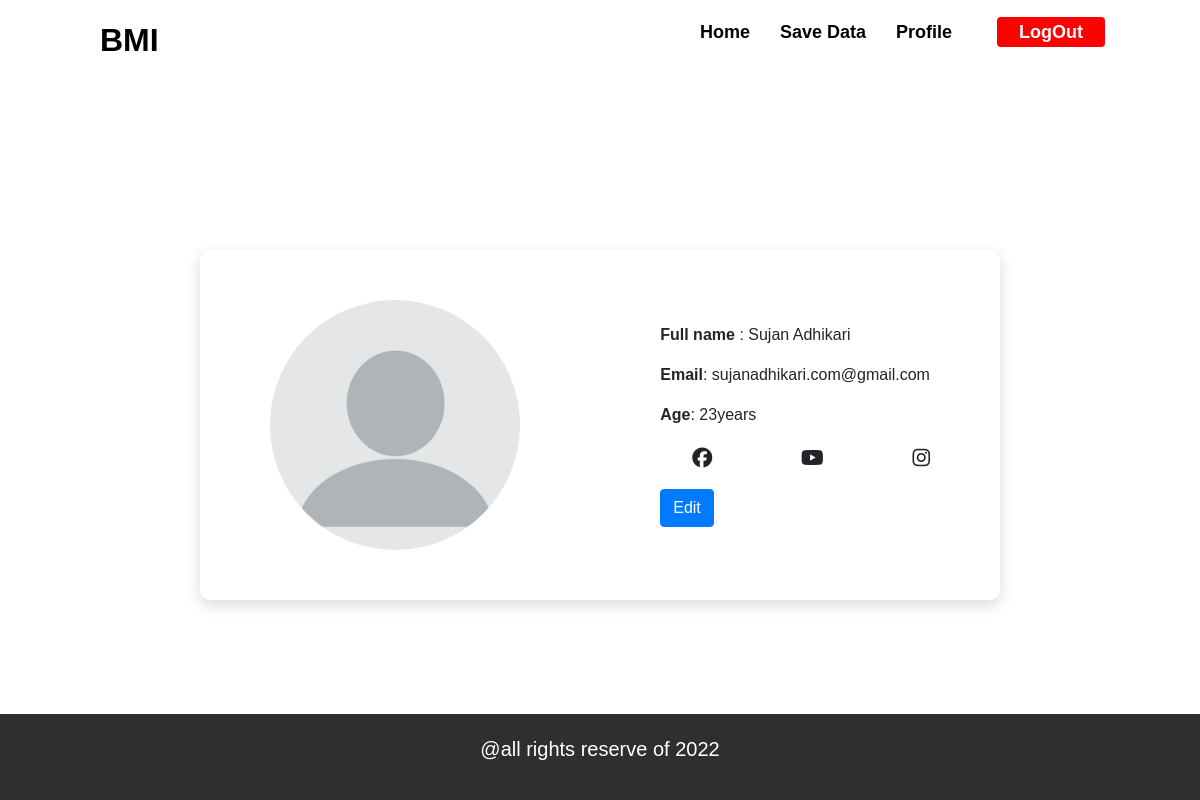
Before: /account/profile/ (signed in) with the older database file.
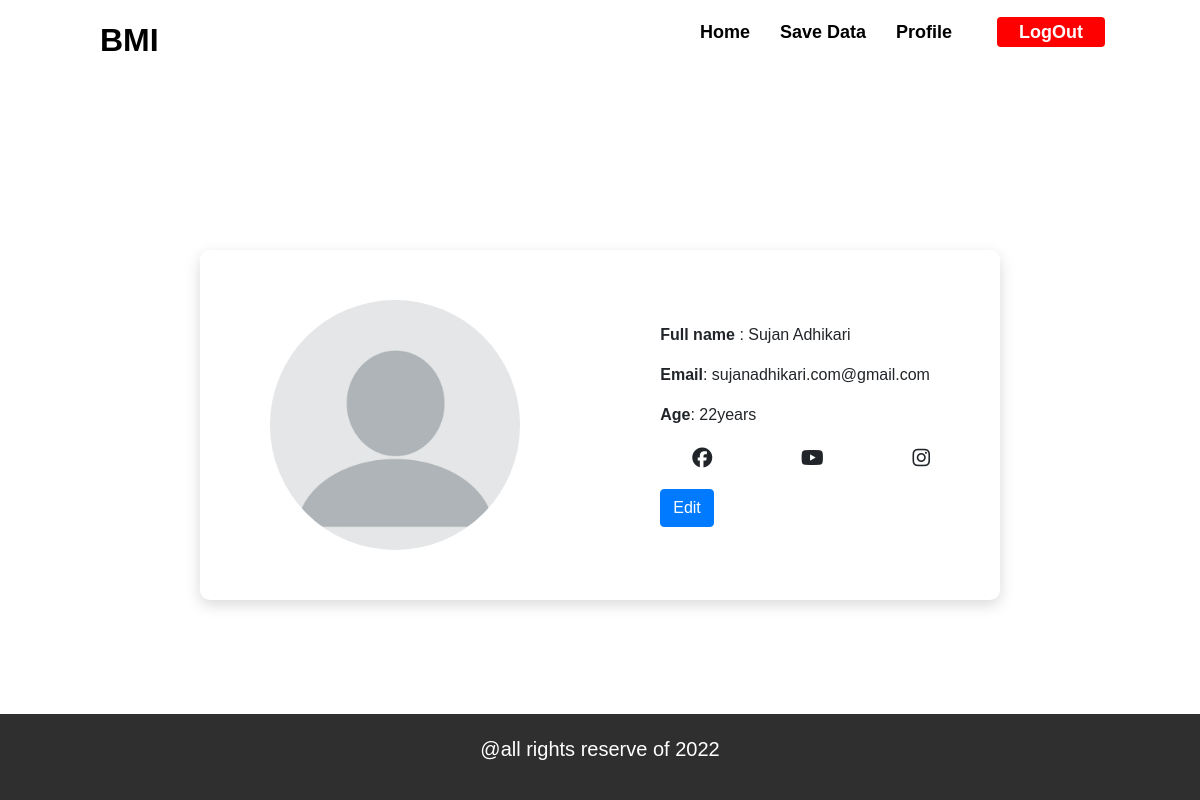
After: the same page with the newer database file.
### account/models.py (models this page shows, shortened)
class Account(AbstractBaseUser):
    first_name      = models.CharField(max_length=225)
    last_name       = models.CharField(max_length=225)
    age             = models.CharField(max_length=22)
    email           = models.EmailField(max_length=50,unique=True)
    joined_date     = models.DateTimeField(auto_now_add=True)
    last_login      = models.DateTimeField(auto_now_add=True)
    is_active       = models.BooleanField(default=False)
    is_admin        = models.BooleanField(default=False)
    is_superuser    = models.BooleanField(default=False)
    is_staff        = models.BooleanField(default=False)
    USERNAME_FIELD = 'email'
    REQUIRED_FIELDS = ['first_name','last_name']
    objects         = MyAccountManager()
    def full_name(self):
        return f'{self.first_name} {self.last_name}'

### account/views.py (the view)
# urls.py: path('profile/',views.profile_view,name="profile"),
def profile_view(request):
    return render(request, "bmi-template/profile.html")

### templates/bmi-template/profile.html
{% extends 'base.html' %}
{% load static %}
{% block main %}
    <div class="profile-container" style="margin-bottom: 150px;">
        <div class="profile-picture">
            <img src="{% static 'img/profile.png' %}" alt="">
        </div>
        <div class="profile-info">
            <p> <span class="info-items">Full name</span> : {{request.user.full_name}}</p>
            <p><span class="info-items">Email</span>: {{request.user.email}}</p>
            <p> <span class="info-items">Age</span>: {{request.user.age}}years</p>
            <ul class="social-links">
                <li><i class="fa-brands fa-facebook"></i></li>
                <li><i class="fa-brands fa-youtube"></i></li>
                <li><i class="fa-brands fa-instagram"></i></li>
            </ul>
            <div>
                <a href="{% url 'profile-update' %}" class="btn btn-primary">Edit</a>
            </div>
        </div>
    </div>
{% endblock main %}

Changed rows visible on the page:
changed Account "Sujan Adhikari": user.age "23" → "22"
